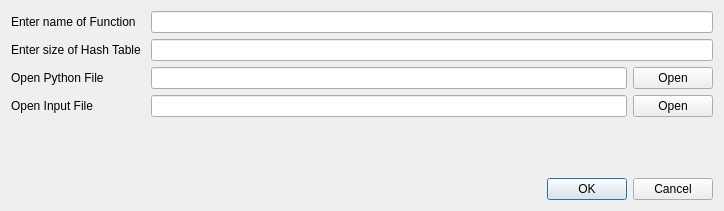
<?xml version="1.0" encoding="UTF-8"?>
<ui version="4.0">
 <class>HashTable</class>
 <widget class="QWidget" name="HashTable">
  <property name="geometry">
   <rect>
    <x>0</x>
    <y>0</y>
    <width>724</width>
    <height>211</height>
   </rect>
  </property>
  <property name="windowTitle">
   <string>Form</string>
  </property>
  <layout class="QGridLayout" name="gridLayout" rowstretch="0,1,0">
   <item row="2" column="1">
    <widget class="QDialogButtonBox" name="buttonBox">
     <property name="standardButtons">
      <set>QDialogButtonBox::Cancel|QDialogButtonBox::Ok</set>
     </property>
    </widget>
   </item>
   <item row="0" column="0" colspan="2">
    <layout class="QGridLayout" name="gridLayout_2">
     <item row="4" column="0">
      <widget class="QLabel" name="openPython">
       <property name="text">
        <string>Open Python File</string>
       </property>
      </widget>
     </item>
     <item row="1" column="0">
      <widget class="QLabel" name="functionName">
       <property name="text">
        <string>Enter name of Function</string>
       </property>
      </widget>
     </item>
     <item row="3" column="0">
      <widget class="QLabel" name="tableSizeLabel">
       <property name="text">
        <string>Enter size of Hash Table </string>
       </property>
      </widget>
     </item>
     <item row="5" column="0">
      <widget class="QLabel" name="OpenInput">
       <property name="text">
        <string>Open Input File</string>
       </property>
      </widget>
     </item>
     <item row="1" column="1">
      <widget class="QLineEdit" name="FunctionName"/>
     </item>
     <item row="3" column="1">
      <widget class="QLineEdit" name="tableSizeEdit"/>
     </item>
     <item row="4" column="1">
      <layout class="QHBoxLayout" name="horizontalLayout">
       <item>
        <widget class="QLineEdit" name="PythonPath"/>
       </item>
       <item>
        <widget class="QPushButton" name="OpenPyButton">
         <property name="text">
          <string>Open</string>
         </property>
        </widget>
       </item>
      </layout>
     </item>
     <item row="5" column="1">
      <layout class="QHBoxLayout" name="horizontalLayout_2">
       <item>
        <widget class="QLineEdit" name="InputPath"/>
       </item>
       <item>
        <widget class="QPushButton" name="OpenInputButton">
         <property name="text">
          <string>Open</string>
         </property>
        </widget>
       </item>
      </layout>
     </item>
    </layout>
   </item>
  </layout>
 </widget>
 <resources/>
 <connections/>
</ui>
